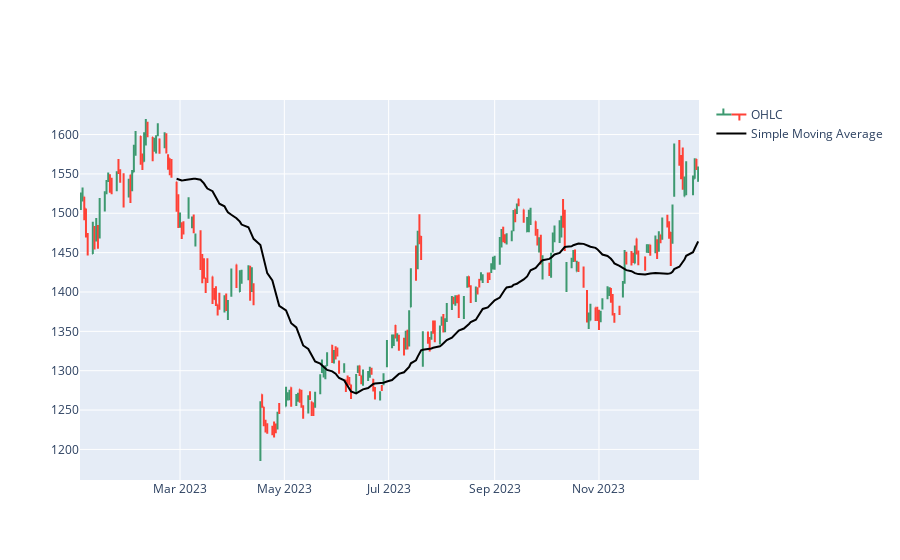

Notebook code cell kept with this figure:
### Code cell
# plotting SMA agains the price movement
fn.plot_ohlc_ma(dataframe=sma,feature_name='SIMPLE_MA_40',name='Simple Moving Average',linecolor='black')

### Figure 1 — Plotly figure (JSON) as saved in the notebook; plotly's stock layout.template omitted (floating-point values rounded to 4 significant figures; data arrays with more than 128 entries replaced by an {"elided": "..."} marker saying what was removed)
{"data": [{"close": {"elided": "245 float values"}, "high": {"elided": "245 float values"}, "low": {"elided": "245 float values"}, "name": "OHLC", "open": {"elided": "245 float values"}, "type": "ohlc", "x": {"elided": "245 str values"}}, {"line": {"color": "black"}, "mode": "lines", "name": "Simple Moving Average", "type": "scatter", "x": {"elided": "245 str values"}, "y": {"elided": "245 float values"}}], "layout": {"xaxis": {"rangeslider": {"visible": false}}}}
